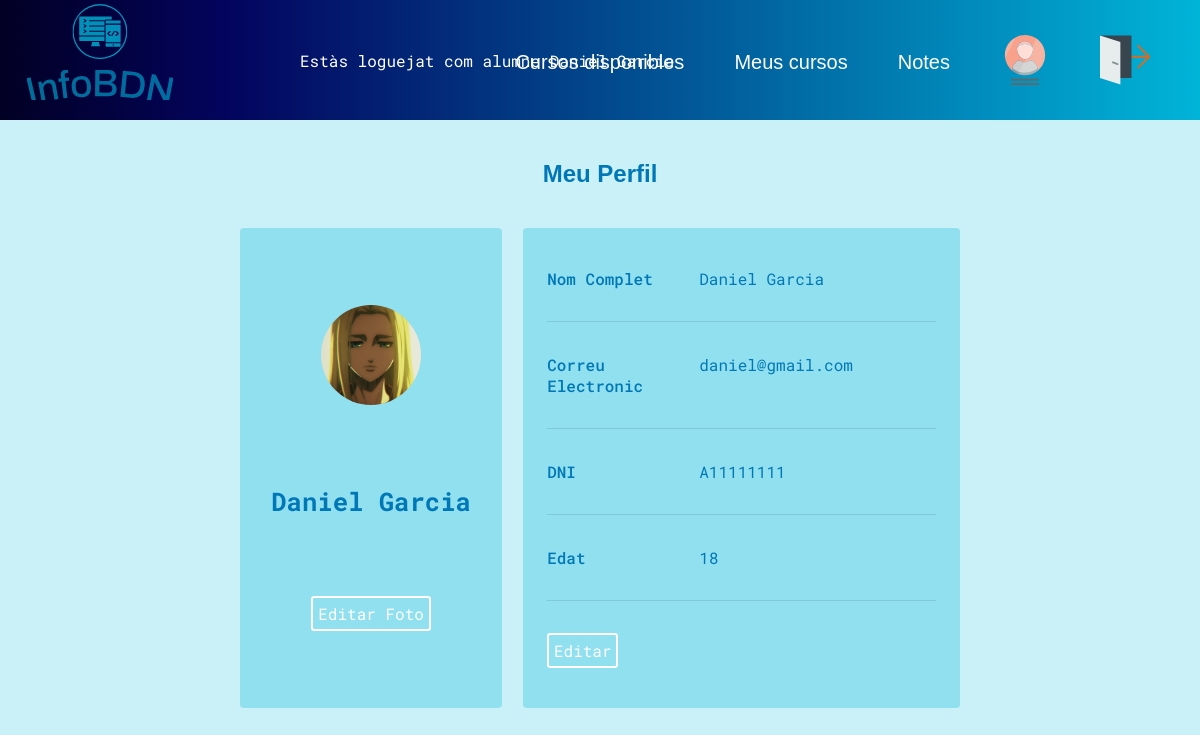
/InfoBDN/meu_perfil.php (signed in), run on the app's committed database.
### tables this page shows
CREATE TABLE `alumnes` (
  `DNI` varchar(12) NOT NULL,
  `Nom` varchar(20) NOT NULL,
  `Cognoms` varchar(20) NOT NULL,
  `Edat` int(3) NOT NULL,
  `Foto` varchar(255) NOT NULL,
  `Mail` varchar(55) NOT NULL,
  `password` varchar(100) NOT NULL
);

### InfoBDN/meu_perfil.php (the view, shortened to what this page needs)
<!DOCTYPE html>
<html lang="ca">
<head>
    <link rel="stylesheet" href="style.css">
</head>
<body>
    <?php
    include "functions.php";
    if (isset($_SESSION["email"]) && ($_SESSION["role"]=="prof" || $_SESSION["role"]=="alum")) {
        $bddcon = getBddConn();
        $email = $_SESSION['email'];
        if ($_SESSION['role'] == 'alum') {
            $table = 'alumnes';
        } elseif ($_SESSION['role'] == 'prof') {
            $table = 'professor';
        }
        $sql = "SELECT * FROM $table WHERE Mail like '$email'";
        $consulta = mysqli_query($bddcon, $sql);
        $perfil = mysqli_fetch_assoc($consulta);
        if ($_SESSION['role'] == 'alum') {
            displayMenuAlumn();
        } elseif ($_SESSION['role'] == 'prof') {
            displayMenuProf();
        }
        $foto = $perfil['Foto'];
        echo "<h1 class='pageTitles'>Meu Perfil</h1>
        <div class='profileContent'>
            <div class='profilePhoto'>
                <img class='roundProfilePhoto' src='$foto'>
                <p class='profileName'>".$perfil['Nom']." ".$perfil['Cognoms']."</p>
                <a class='bntEditProfile' href='edit_profilefoto.php?mail=".$perfil['Mail']."'>Editar Foto</a>
            </div>
            <div class='profileInfo'>
                <div class='profileRow'>
                    <div class='rowTitle'>Nom Complet</div><div class='rowContent'>".$perfil['Nom']." ".$perfil['Cognoms']."</div>
                </div>
                <hr>
                <div class='profileRow'>
                    <div class='rowTitle'>Correu Electronic</div><div class='rowContent'>".$perfil['Mail']."</div>
                </div>
                <hr>
                <div class='profileRow'>
                    <div class='rowTitle'>DNI</div><div class='rowContent'>".$perfil['DNI']."</div>
                </div>
                <hr>
                <div class='profileRow'>
                    <div class='rowTitle'>Edat</div><div class='rowContent'>".$perfil['Edat']."</div>
                </div>
                <hr>
                <div class='profileRow'>
                <a class='bntEditProfile' href='edit_profileinfo.php?mail=".$perfil['Mail']."'>Editar</a>
                </div>
            <div>
        </div>";
    } else {
        echo "<p>Has d'estar valiat per veure aquesta pàgina</p>";
        echo "<META HTTP-EQUIV='REFRESH' CONTENT='2;URL=index.php'>";
    }
    ?>
</body>
</html>

### InfoBDN/style.css (style rules this page uses)
body { background-color: #caf0f8; display: flex; flex-direction: column; align-items: center; margin: 0; font-family: 'Roboto Mono'; color: #0077b6; }
h1 { font-family: 'Fengardo Neue', sans-serif; font-size: 24px; margin-bottom: 50px; }
a { text-decoration: none; color: #0077b6; font-family: 'Fengardo Neue', sans-serif; font-size: 20px; }
.profileContent { margin-top: 40px; display: grid; width: 60%; grid-template-columns: 3fr 5fr; grid-template-rows: 1fr; grid-column-gap: 21px; }
.profilePhoto { grid-area: 1 / 1 / 2 / 2; display: flex; flex-direction: column; align-items: center; background-color: #90e0ef; border-radius: .25rem; justify-content: space-evenly; padding: 1.5rem; }
.roundProfilePhoto { width: 100px; height: 100px; border-radius: 50% !important; }
.profileName { font-weight: bold; font-size: 1.6rem; }
.bntEditProfile { font-size: 1rem; font-family: 'Roboto Mono'; color: white; padding: 0.3rem; border-radius: 0.2rem; border: 2px solid white; background-color: #90e0ef; }
.profileInfo { grid-area: 1 / 2 / 2 / 3; background-color: #90e0ef; border-radius: .25rem; padding: 1.5rem; }
.profileRow { padding-top: 1rem; padding-bottom: 1rem; display: flex; flex-direction: row; }
.rowTitle { width: 35%; font-weight: 500; }
.rowContent { padding-left: 1rem; max-width: 75%; }
hr { margin-top: 1rem; margin-bottom: 1rem; border: 0; border-top: 1px solid rgba(0, 0, 0, .1); }
.pageTitles { margin-top: 40px; margin-bottom: 0px; }

### data on the page
alumnes: Foto (picture), Nom "Daniel", Cognoms "Garcia", Mail "daniel@gmail.com", DNI "A11111111", Edat "18"

### other printed values
$_SESSION['nom'] "Daniel"
$_SESSION['cognoms'] "Garcia"
